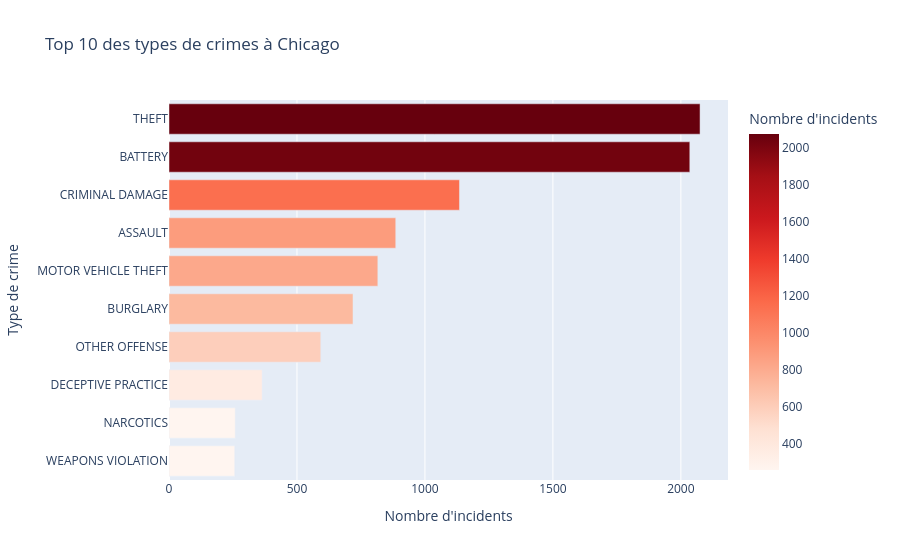

The cell this chart's notebook holds for it:
### Markdown cell above
##  Requête 1a - Top 10 des types de crimes

On groupe les incidents par `Primary Type` et on compte le nombre d'occurrences pour identifier les crimes les plus fréquents à Chicago.

### Code cell
top10 = (
    df.groupby("Primary Type")
    .size()
    .reset_index(name="count")
    .sort_values("count", ascending=False)
    .head(10)
)

fig = px.bar(
    top10,
    x="count",
    y="Primary Type",
    orientation="h",
    title="Top 10 des types de crimes à Chicago",
    color="count",
    color_continuous_scale="reds",
    labels={"count": "Nombre d'incidents", "Primary Type": "Type de crime"}
)
fig.update_layout(yaxis={"categoryorder": "total ascending"})
fig.show()

### Figure 1 — Plotly figure (JSON) as saved in the notebook; plotly's stock layout.template omitted (floating-point values rounded to 4 significant figures)
{"data": [{"hovertemplate": "Nombre d'incidents=%{marker.color}<br>Type de crime=%{y}<extra></extra>", "legendgroup": "", "marker": {"color": [2075, 2035, 1135, 886, 816, 719, 593, 364, 259, 257], "coloraxis": "coloraxis", "pattern": {"shape": ""}}, "name": "", "orientation": "h", "showlegend": false, "textposition": "auto", "type": "bar", "x": [2075, 2035, 1135, 886, 816, 719, 593, 364, 259, 257], "xaxis": "x", "y": ["THEFT", "BATTERY", "CRIMINAL DAMAGE", "ASSAULT", "MOTOR VEHICLE THEFT", "BURGLARY", "OTHER OFFENSE", "DECEPTIVE PRACTICE", "NARCOTICS", "WEAPONS VIOLATION"], "yaxis": "y"}], "layout": {"barmode": "relative", "coloraxis": {"colorbar": {"title": {"text": "Nombre d'incidents"}}, "colorscale": [[0, "rgb(255,245,240)"], [0.125, "rgb(254,224,210)"], [0.25, "rgb(252,187,161)"], [0.375, "rgb(252,146,114)"], [0.5, "rgb(251,106,74)"], [0.625, "rgb(239,59,44)"], [0.75, "rgb(203,24,29)"], [0.875, "rgb(165,15,21)"], [1, "rgb(103,0,13)"]]}, "legend": {"tracegroupgap": 0}, "title": {"text": "Top 10 des types de crimes à Chicago"}, "xaxis": {"anchor": "y", "domain": [0, 1], "title": {"text": "Nombre d'incidents"}}, "yaxis": {"anchor": "x", "categoryorder": "total ascending", "domain": [0, 1], "title": {"text": "Type de crime"}}}}
